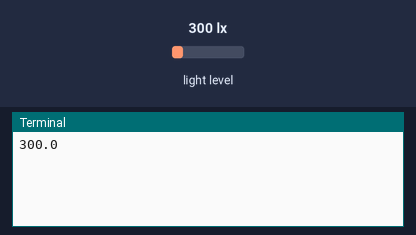
Simulated run of this program. Board: Raspberry Pi (BCM pin numbers). On the bench: the last lines printed to the terminal. Inputs (shaded band) come from the test bench; at power-on: light level 300 lx.

Above: at 1.2 s.
1.3 s: light level set to 40 lx
At 3.5 s:
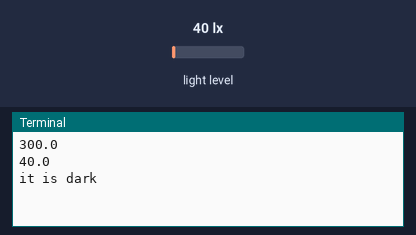
7.5 s: light level set to 500 lx
At 9.5 s:
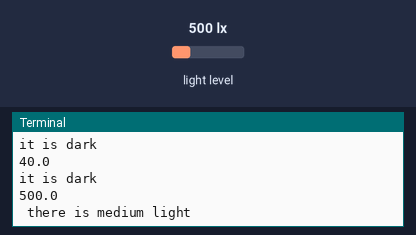
13.5 s: light level set to 1000 lx
At 15.5 s:
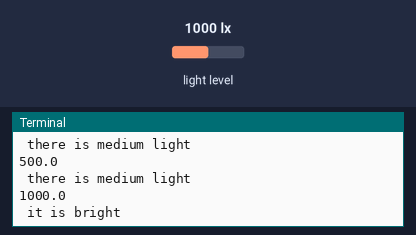
19.5 s: light level set to 1500 lx
At 21.5 s:
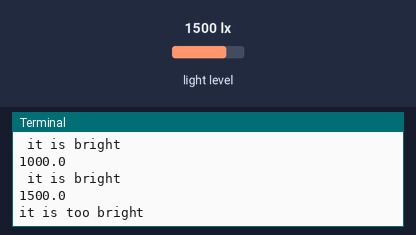
25.5 s: light level set to 10 lx
At 27.5 s:
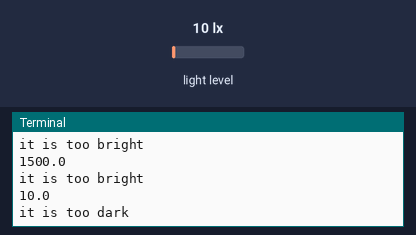
Timing chart, 0 to 29.0 s (numbered marks = the images above; inputs shaded):
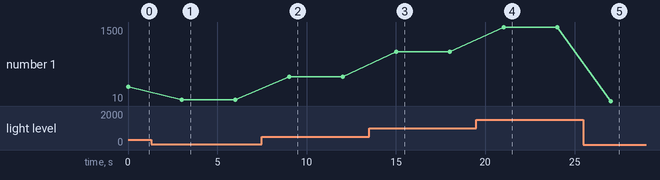

Measured:
- after the input at 1.3 s, the terminal: prints a new line after 1.7 s (image 1)
- after the input at 7.5 s, the terminal: prints a new line after 1.5 s (image 2)
- after the input at 13.5 s, the terminal: prints a new line after 1.5 s (image 3)
- after the input at 19.5 s, the terminal: prints a new line after 1.5 s (image 4)
- after the input at 25.5 s, the terminal: prints a new line after 1.5 s (image 5)
- plotted number 1: 300 → 40 after the input at 1.3 s, 40 → 500 after the input at 7.5 s, 500 → 1000 after the input at 13.5 s, 1000 → 1500 after the input at 19.5 s, 1500 → 10 after the input at 25.5 s

The program:

rpi_i2c.py
```python
import smbus   #importing libraries for i2c communicaation.
import time

light_sensor = 0x23          #default address of light sensor..
off = 0x00     #0x00 when the sensor is off
on = 0x01       #0x01 when the sensor is on.
RESET = 0x07        #resets the data values.

operate_mode = 0x20       #defines the mode in which the device will operate.

bus = smbus.SMBus(1)  # setting up the i2c interface.

def converttoanalog(data):       #converting the number into deciaml output.
    return((data[1] + (256* data[0] )) / 1.2)

def detectlight(addr = light_sensor):         #reading the light input and giving values back.
    data = bus.read_i2c_block_data(addr, operate_mode)
    return converttoanalog(data)

def main():

    while True:
        lux = detectlight()  #detect light intensity.
        print(lux)      #printing the light intensity.

        if (lux >= 1200):
            print("it is too bright")
        elif(lux > 700 and lux < 1200):
            print(" it is bright")
        elif(lux > 300 and lux < 700):
            print(" there is medium light")
        elif(lux > 30 and lux < 300):
            print("it is dark")
        elif(lux < 30):
            print("it is too dark")

        time.sleep(3)

main()
```
